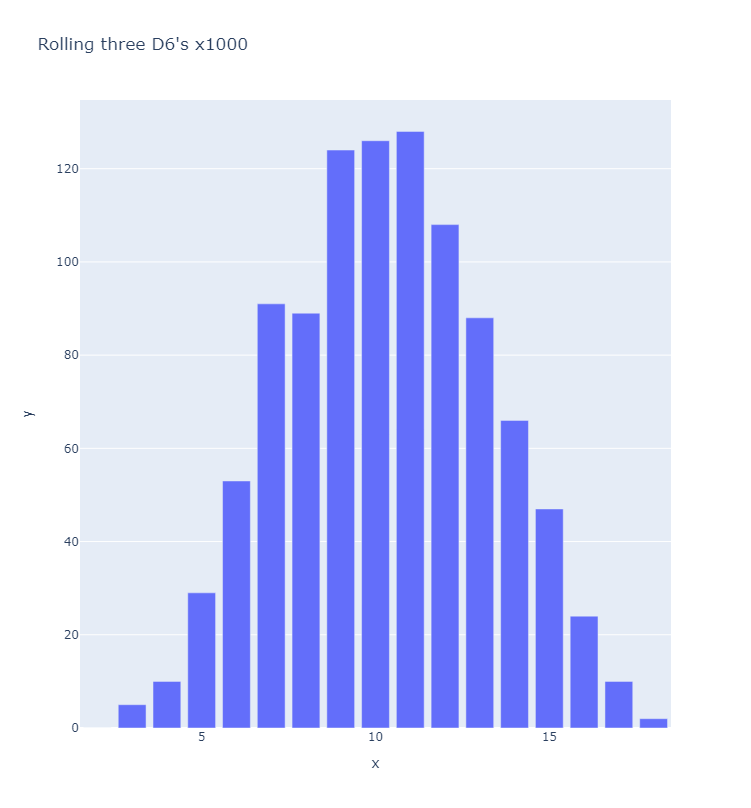

This figure's Python source:
import plotly.express as px

from die import Die

die1 = Die(6)
die2 = Die(6)
die3 = Die(6)

rolls = []

for roll_num in range(1000):
    result = die1.roll() + die2.roll() + die3.roll()
    rolls.append(result)

freqs = []
possible_results = range(2, die1.num_sides + die2.num_sides + die3.num_sides + 1) # min is 3, max is 6 + 6 + 6 + 1

for value in possible_results:
    frequency = rolls.count(value)
    freqs.append(frequency)

title = "Rolling three D6's x1000"
fig = px.bar(x=possible_results, y=freqs, title=title)

fig.show()
